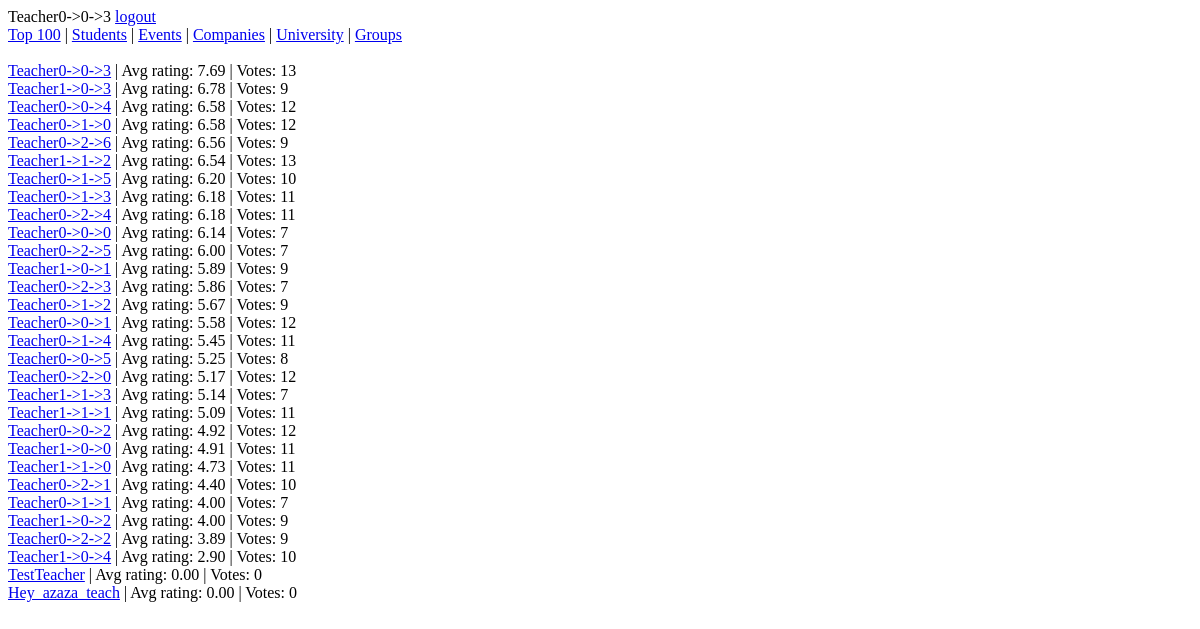
The app's page / (signed in) with its own data.
### ratings/models.py (models this page shows)
class Teacher(models.Model):
	user = models.OneToOneField(User)
	department = models.ForeignKey(Department, related_name="teachers")
	avg_rating = models.DecimalField(max_digits=4, decimal_places=2, default=0, editable=False)
	count_of_votes = models.IntegerField(default=0, editable=False)
	voted_students = models.ManyToManyField('Student', related_name="rated_teachers", editable=False)
	def vote(self, vote, student):
		if not vote == -1:
			if student is not None:
				if not self.voted_students.filter(user__id=student.user.id).exists():
					self.avg_rating = ((self.avg_rating * self.count_of_votes) + vote) / (self.count_of_votes + 1)
					self.count_of_votes += 1
					self.voted_students.add(student)
					self.save()
	 				return True
		return False
	def __str__(self):
		return self.user.get_username()

### ratings/views.py (the view)
# urls.py: url(r'^$', views.top_ratings, name="all_teachers"),
def top_ratings(request):
	teachers = Teacher.objects.all().order_by('-avg_rating')[:100]
	return render(request, 'ratings/top_ratings.html', {'teachers': teachers})

### ratings/ctx_log_processor.py (called while the page is built)
def auth_form(request):
    return {'form': AuthForm(), 'request': request}

### ratings/templates/ratings/top_ratings.html
{% extends 'base.html' %}
{%block content%}
	{%for teacher in teachers%}
		<div>
	    	<a href="{% url 'ratings.views.teacher_page' pk=teacher.pk %}">{{ teacher.user.username }}</a> |
            Avg rating: {{ teacher.avg_rating }} | Votes: {{ teacher.count_of_votes }}
        <br />
	    </div>
	{%endfor%}
{%endblock content%}

### KPIWatcher/templates/login.html
<div>
      {{ user }}
      {% if user.is_anonymous %}
          <form method="post" action="{% url 'login' %}">  {% csrf_token %}
                {% if request.path == '/login/' %}
                    <input type="hidden" name="next" value="/">
                {% else %}
                    <input type="hidden" name="next" value="{{ request.path }}">
                {% endif %}
                {{form.as_p}}
                <input type="submit" value="Login">
          </form>
          <a href="{% url 'basic_register' %}">Sign up</a>
      {% else %}
          <a href="{% url 'django.contrib.auth.views.logout' %}?next={{ request.path }}">logout</a>
      {% endif %}
</div>

### records on screen
Teacher: user.username "Teacher0->0->3", avg_rating "7.69", count_of_votes "13"
Teacher: user.username "Teacher1->0->3", avg_rating "6.78", count_of_votes "9"
Teacher: user.username "Teacher0->0->4", avg_rating "6.58", count_of_votes "12"
Teacher: user.username "Teacher0->1->0", avg_rating "6.58", count_of_votes "12"
Teacher: user.username "Teacher0->2->6", avg_rating "6.56", count_of_votes "9"
Teacher: user.username "Teacher1->1->2", avg_rating "6.54", count_of_votes "13"
Teacher: user.username "Teacher0->1->5", avg_rating "6.20", count_of_votes "10"
Teacher: user.username "Teacher0->1->3", avg_rating "6.18", count_of_votes "11"
Teacher: user.username "Teacher0->2->4", avg_rating "6.18", count_of_votes "11"
Teacher: user.username "Teacher0->0->0", avg_rating "6.14", count_of_votes "7"
Teacher: user.username "Teacher0->2->5", avg_rating "6.00", count_of_votes "7"
Teacher: user.username "Teacher1->0->1", avg_rating "5.89", count_of_votes "9"
Teacher: user.username "Teacher0->2->3", avg_rating "5.86", count_of_votes "7"
Teacher: user.username "Teacher0->1->2", avg_rating "5.67", count_of_votes "9"
Teacher: user.username "Teacher0->0->1", avg_rating "5.58", count_of_votes "12"
Teacher: user.username "Teacher0->1->4", avg_rating "5.45", count_of_votes "11"
Teacher: user.username "Teacher0->0->5", avg_rating "5.25", count_of_votes "8"
Teacher: user.username "Teacher0->2->0", avg_rating "5.17", count_of_votes "12"
Teacher: user.username "Teacher1->1->3", avg_rating "5.14", count_of_votes "7"
Teacher: user.username "Teacher1->1->1", avg_rating "5.09", count_of_votes "11"
Teacher: user.username "Teacher0->0->2", avg_rating "4.92", count_of_votes "12"
Teacher: user.username "Teacher1->0->0", avg_rating "4.91", count_of_votes "11"
Teacher: user.username "Teacher1->1->0", avg_rating "4.73", count_of_votes "11"
Teacher: user.username "Teacher0->2->1", avg_rating "4.40", count_of_votes "10"
Teacher: user.username "Teacher0->1->1", avg_rating "4.00", count_of_votes "7"
Teacher: user.username "Teacher1->0->2", avg_rating "4.00", count_of_votes "9"
Teacher: user.username "Teacher0->2->2", avg_rating "3.89", count_of_votes "9"
Teacher: user.username "Teacher1->0->4", avg_rating "2.90", count_of_votes "10"
Teacher: user.username "TestTeacher", avg_rating "0.00", count_of_votes "0"
Teacher: user.username "Hey_azaza_teach", avg_rating "0.00", count_of_votes "0"

### other values on screen
{{ user }} "Teacher0->0->3"
